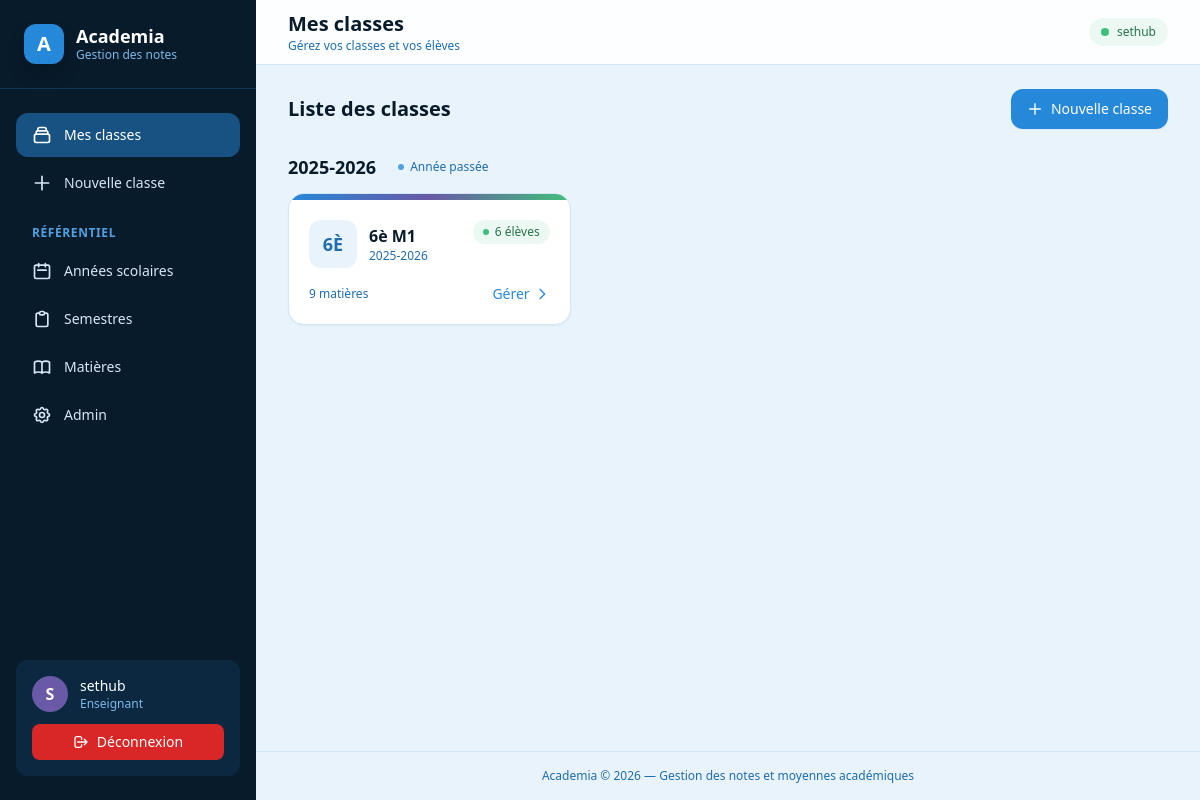
Page /classes/ (signed in) on the earlier database version.
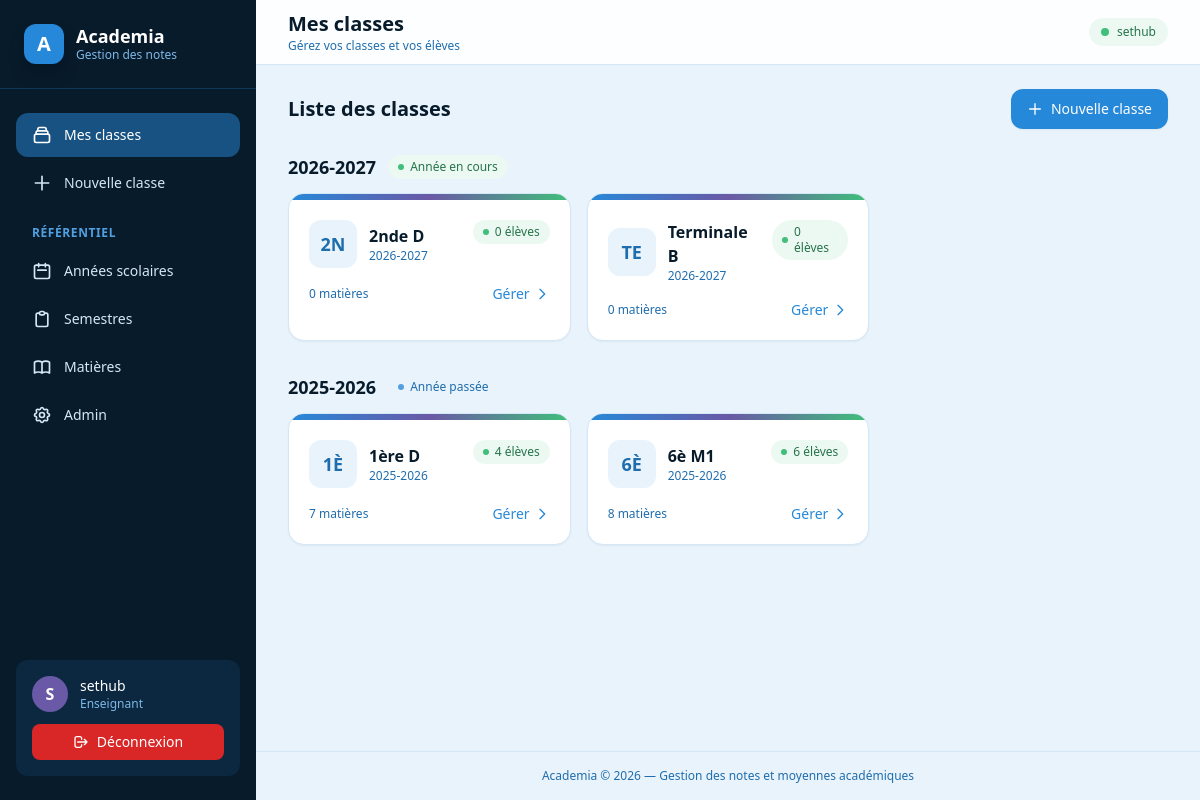
Same page on the later database version.
### academics/models.py (models this page shows, shortened)
class AnneeScolaire(models.Model):
    libelle = models.CharField(max_length=20, unique=True)
    est_courante = models.BooleanField(default=False)
    objects = AnneeScolaireQuerySet.as_manager()
    class Meta:
        ordering = ["-libelle"]

class Classe(models.Model):
    annee_scolaire = models.ForeignKey(
        AnneeScolaire, on_delete=models.CASCADE, related_name="classes"
    )
    nom = models.CharField(max_length=100)  # ex: "Terminale D"
    lien_public_uid = models.UUIDField(unique=True, editable=False, null=True)
    class Meta:
        constraints = [
            models.UniqueConstraint(
                fields=["annee_scolaire", "nom"], name="uniq_classe_par_annee"
            )
        ]
        ordering = ["nom"]

### academics/views.py (the view)
# urls.py: path("classes/", views.ClasseListView.as_view(), name="classe_list"),
class ClasseListView(LoginRequiredMixin, ListView):
    model = Classe
    template_name = "academics/classe_list.html"
    context_object_name = "classes"
    def get_queryset(self):
        return (
            Classe.objects.select_related("annee_scolaire")
            .order_by("-annee_scolaire__est_courante", "-annee_scolaire__libelle", "nom")
        )

### templates/academics/classe_list.html (shortened to what the changed rows need)
{% extends "base.html" %}
{% block page_title %}Mes classes{% endblock %}
{% block content %}
<div class="space-y-6">
    <div class="flex items-center justify-between flex-wrap gap-3">
        <h2 class="text-lg font-semibold text-blue-bell-900 md:text-xl">Liste des classes</h2>
    </div>
    {% if classes %}
    {% regroup classes by annee_scolaire as groupes_annees %}
    <div class="space-y-8">
        {% for groupe in groupes_annees %}
        <section>
            <div class="flex items-center gap-3 mb-3">
                <h2 class="text-lg font-semibold text-blue-bell-900">{{ groupe.grouper.libelle }}</h2>
                {% if groupe.grouper.est_courante %}
                <span class="inline-flex items-center gap-1.5 px-2.5 py-1 rounded-full bg-jungle-green-50 text-jungle-green-700 text-xs font-medium">
                    <span class="w-1.5 h-1.5 rounded-full bg-jungle-green-500"></span>
                    Année en cours
                </span>
                {% else %}
                <span class="inline-flex items-center gap-1.5 px-2.5 py-1 rounded-full bg-blue-bell-50 text-blue-bell-600 text-xs font-medium">
                    <span class="w-1.5 h-1.5 rounded-full bg-blue-bell-400"></span>
                    Année passée
                </span>
                {% endif %}
            </div>
            <div class="grid grid-cols-1 sm:grid-cols-2 lg:grid-cols-3 gap-4">
            {% for classe in groupe.list %}
        <a href="{% url 'academics:classe_detail' classe.pk %}" class="group relative bg-white rounded-2xl border border-blue-bell-100 shadow-sm hover:shadow-md hover:border-blue-bell-300 transition overflow-hidden">
            <div class="h-1.5 bg-gradient-to-r from-blue-bell-500 via-deep-lilac-500 to-jungle-green-500"></div>
            <div class="p-5">
                <div class="flex items-start justify-between gap-3">
                    <div class="flex items-center gap-3">
                        <div class="w-12 h-12 rounded-xl bg-blue-bell-50 flex items-center justify-center text-blue-bell-600 font-bold text-lg shrink-0">
                            {{ classe.nom|slice:":2"|upper }}
                        </div>
                        <div>
                            <h3 class="font-bold text-blue-bell-900 group-hover:text-blue-bell-600 transition">{{ classe.nom }}</h3>
                            <p class="text-xs text-blue-bell-600">{{ classe.annee_scolaire.libelle }}</p>
                        </div>
                    </div>
                    <span class="inline-flex items-center gap-1.5 px-2.5 py-1 rounded-full bg-jungle-green-50 text-jungle-green-700 text-xs font-medium">
                        <span class="w-1.5 h-1.5 rounded-full bg-jungle-green-500"></span>
                        {{ classe.eleves.count }} élève{{ classe.eleves.count|pluralize:"s" }}
                    </span>
                </div>
                <div class="mt-4 flex items-center justify-between">
                    <span class="text-xs text-blue-bell-600">{{ classe.classe_matieres.count }} matière{{ classe.classe_matieres.count|pluralize:"s" }}</span>
                    <span class="inline-flex items-center gap-1 text-sm font-medium text-blue-bell-500 group-hover:text-blue-bell-600 transition">
                        Gérer
                        <svg class="w-4 h-4 transition group-hover:translate-x-0.5" fill="none" stroke="currentColor" viewBox="0 0 24 24"><path stroke-linecap="round" stroke-linejoin="round" stroke-width="2" d="M9 5l7 7-7 7"/></svg>
                    </span>
                </div>
            </div>
        </a>
        {% endfor %}
            </div>
        </section>
        {% endfor %}
    </div>
    {% endif %}
</div>
{% endblock %}

Differences in the rows shown:
now on this page (row unchanged): AnneeScolaire: grouper.libelle "2026-2027", est_courante True (drawn)
added Classe: nom "2N", nom "2nde D", annee_scolaire.libelle "2026-2027", eleves.count "0", classe_matieres.count "0"
added Classe: nom "TE", nom "Terminale B", annee_scolaire.libelle "2026-2027", eleves.count "0", classe_matieres.count "0"
added Classe: nom "1È", nom "1ère D", annee_scolaire.libelle "2025-2026", eleves.count "4", classe_matieres.count "7", shown under AnneeScolaire (number 2 of 2 on the later page)
computed for Classe (number 4 of 4 on the later page): classe_matieres.count "9" → "8"
